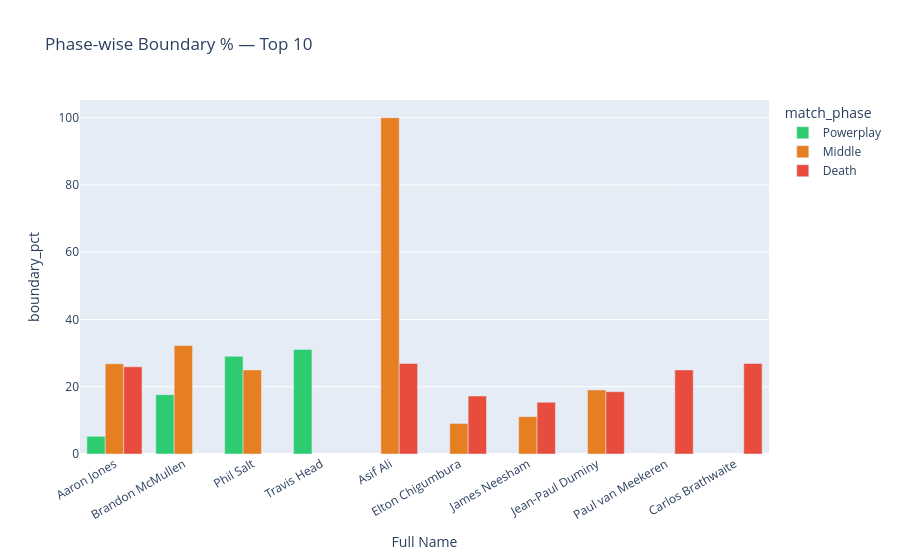

Notebook cell for this chart:
### Code cell
# Boundary % phase bars
fig = px.bar(plot, x='Full Name', y='boundary_pct', color='match_phase', barmode='group',
             title='Phase-wise Boundary % — Top 10',
             color_discrete_sequence=['#2ecc71','#e67e22','#e74c3c'])
fig.update_layout(xaxis_tickangle=-30); fig.show()

### Figure 1 — Plotly figure (JSON) as saved in the notebook; plotly's stock layout.template omitted (floating-point values rounded to 4 significant figures)
{"data": [{"alignmentgroup": "True", "hovertemplate": "match_phase=Powerplay<br>Full Name=%{x}<br>boundary_pct=%{y}<extra></extra>", "legendgroup": "Powerplay", "marker": {"color": "#2ecc71", "pattern": {"shape": ""}}, "name": "Powerplay", "offsetgroup": "Powerplay", "orientation": "v", "showlegend": true, "textposition": "auto", "type": "bar", "x": ["Aaron Jones", "Brandon McMullen", "Phil Salt", "Travis Head"], "xaxis": "x", "y": [5.26, 17.65, 29.03, 31.11], "yaxis": "y"}, {"alignmentgroup": "True", "hovertemplate": "match_phase=Middle<br>Full Name=%{x}<br>boundary_pct=%{y}<extra></extra>", "legendgroup": "Middle", "marker": {"color": "#e67e22", "pattern": {"shape": ""}}, "name": "Middle", "offsetgroup": "Middle", "orientation": "v", "showlegend": true, "textposition": "auto", "type": "bar", "x": ["Aaron Jones", "Asif Ali", "Brandon McMullen", "Elton Chigumbura", "James Neesham", "Jean-Paul Duminy", "Paul van Meekeren", "Phil Salt"], "xaxis": "x", "y": [26.83, 100.0, 32.26, 9.09, 11.11, 19.05, 0.0, 25.0], "yaxis": "y"}, {"alignmentgroup": "True", "hovertemplate": "match_phase=Death<br>Full Name=%{x}<br>boundary_pct=%{y}<extra></extra>", "legendgroup": "Death", "marker": {"color": "#e74c3c", "pattern": {"shape": ""}}, "name": "Death", "offsetgroup": "Death", "orientation": "v", "showlegend": true, "textposition": "auto", "type": "bar", "x": ["Aaron Jones", "Asif Ali", "Carlos Brathwaite", "Elton Chigumbura", "James Neesham", "Jean-Paul Duminy", "Paul van Meekeren"], "xaxis": "x", "y": [25.93, 26.92, 26.92, 17.24, 15.38, 18.52, 25.0], "yaxis": "y"}], "layout": {"barmode": "group", "legend": {"title": {"text": "match_phase"}, "tracegroupgap": 0}, "title": {"text": "Phase-wise Boundary % — Top 10"}, "xaxis": {"anchor": "y", "domain": [0, 1], "tickangle": -30, "title": {"text": "Full Name"}}, "yaxis": {"anchor": "x", "domain": [0, 1], "title": {"text": "boundary_pct"}}}}
